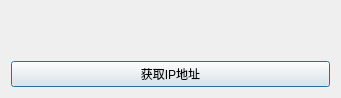
<?xml version="1.0" encoding="UTF-8"?>
<ui version="4.0">
 <class>Demo_IpAddressWidget</class>
 <widget class="QDialog" name="Demo_IpAddressWidget">
  <property name="geometry">
   <rect>
    <x>0</x>
    <y>0</y>
    <width>341</width>
    <height>98</height>
   </rect>
  </property>
  <property name="windowTitle">
   <string>Dialog</string>
  </property>
  <layout class="QVBoxLayout" name="verticalLayout">
   <item>
    <widget class="IpAddressWidget" name="widget" native="true"/>
   </item>
   <item>
    <widget class="QPushButton" name="pushButton">
     <property name="text">
      <string>获取IP地址</string>
     </property>
    </widget>
   </item>
  </layout>
 </widget>
 <customwidgets>
  <customwidget>
   <class>IpAddressWidget</class>
   <extends>QWidget</extends>
   <header>ipaddresswidget.h</header>
   <container>1</container>
  </customwidget>
 </customwidgets>
 <resources/>
 <connections/>
</ui>
